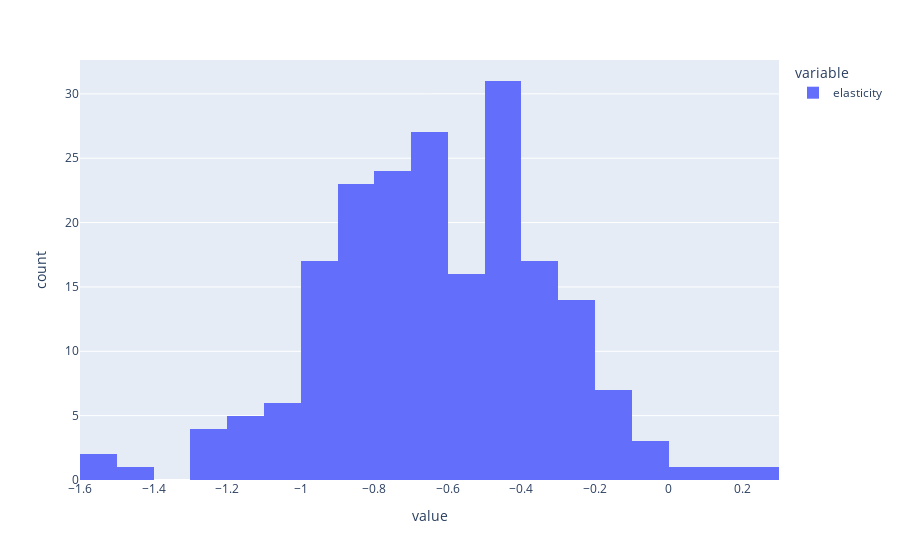

This figure's notebook cell:
### Code cell
px.histogram(dataset['elasticity'])

### Figure 1 — Plotly figure (JSON) as saved in the notebook; plotly's stock layout.template omitted (floating-point values rounded to 4 significant figures; data arrays with more than 128 entries replaced by an {"elided": "..."} marker saying what was removed)
{"data": [{"alignmentgroup": "True", "bingroup": "x", "hovertemplate": "variable=elasticity<br>value=%{x}<br>count=%{y}<extra></extra>", "legendgroup": "elasticity", "marker": {"color": "#636efa", "pattern": {"shape": ""}}, "name": "elasticity", "offsetgroup": "elasticity", "orientation": "v", "showlegend": true, "type": "histogram", "x": {"elided": "200 float values"}, "xaxis": "x", "yaxis": "y"}], "layout": {"barmode": "relative", "legend": {"title": {"text": "variable"}, "tracegroupgap": 0}, "margin": {"t": 60}, "xaxis": {"anchor": "y", "domain": [0, 1], "title": {"text": "value"}}, "yaxis": {"anchor": "x", "domain": [0, 1], "title": {"text": "count"}}}}
